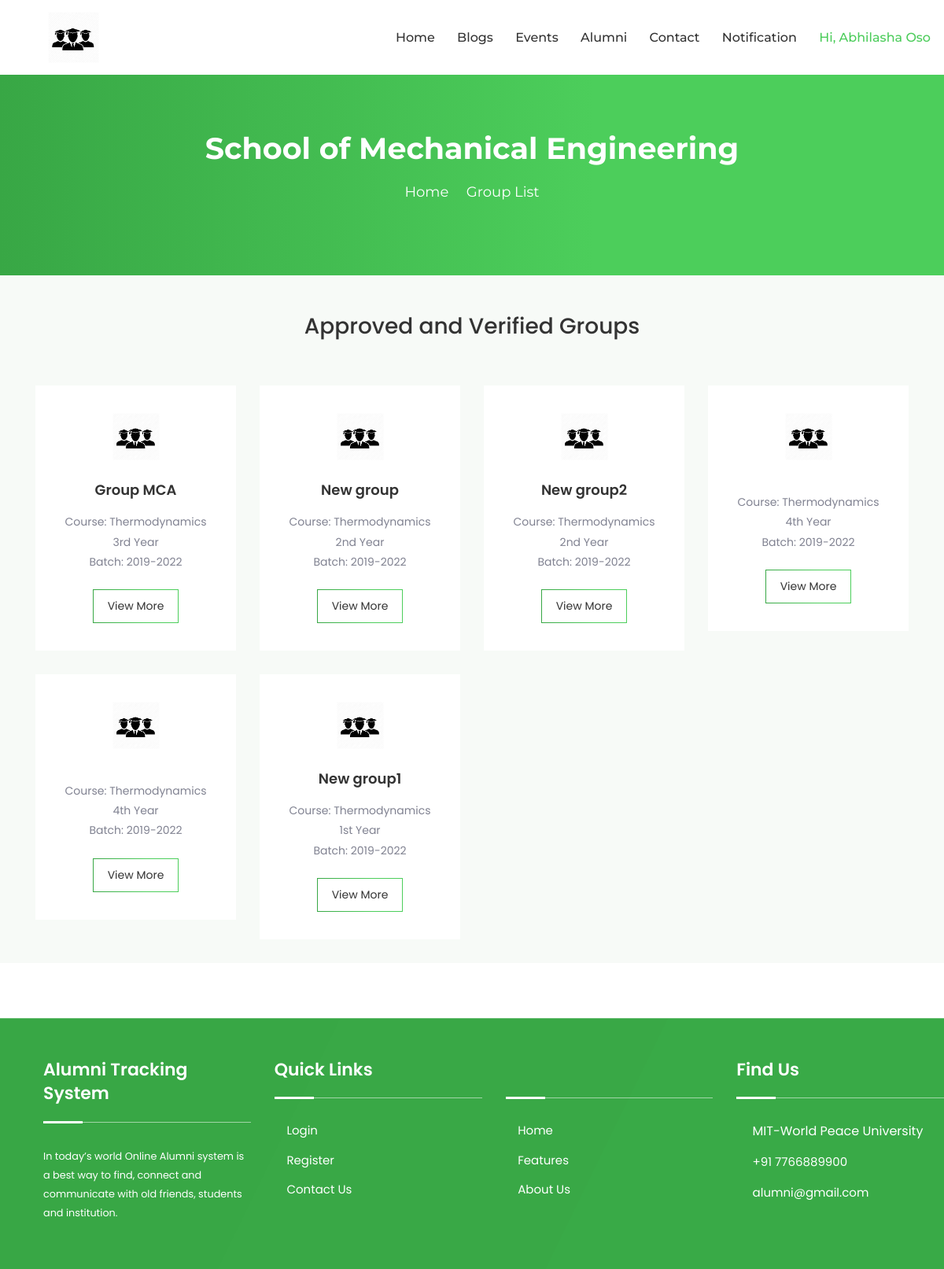
Page /group_list.php (signed in) on the committed database.
### tables this page shows
CREATE TABLE `tbldepartment` (
  `Deptid` int(11) NOT NULL,
  `DeptName` varchar(100) NOT NULL
);

CREATE TABLE `tblstudentgroup` (
  `Sgid` int(11) NOT NULL,
  `Sgname` varchar(100) NOT NULL,
  `Courseid` int(11) NOT NULL,
  `Deptid` int(11) NOT NULL,
  `Sgyear` tinyint(4) NOT NULL,
  `Uid` int(11) NOT NULL,
  `IsAccepted` tinyint(4) NOT NULL,
  `IsActive` tinyint(4) NOT NULL
);

CREATE TABLE `tblcourse` (
  `Courseid` int(11) NOT NULL,
  `CourseName` varchar(100) NOT NULL,
  `Deptid` int(11) NOT NULL
);

CREATE TABLE `tblregister` (
  `Uid` int(11) NOT NULL,
  `PrnEmpno` int(11) NOT NULL,
  `Fname` varchar(100) NOT NULL,
  `Lname` varchar(100) NOT NULL,
  `Email` varchar(100) NOT NULL,
  `Password` varchar(100) NOT NULL,
  `Gender` varchar(100) NOT NULL,
  `Dob` date NOT NULL,
  `Phone` bigint(20) NOT NULL,
  `Usertype` varchar(100) NOT NULL,
  `JoinYear` year(4) NOT NULL,
  `PassYear` year(4) NOT NULL,
  `Cousreid` int(11) DEFAULT NULL,
  `Deptid` int(11) DEFAULT NULL,
  `Desigid` int(11) DEFAULT NULL,
  `About` text DEFAULT NULL,
  `IsActive` tinyint(7) NOT NULL,
  `ProfilePic` varchar(100) DEFAULT NULL
);

### group_list.php (the view, shortened to what this page needs)
<?php
    include_once("DbConnection.php");
?>
<!DOCTYPE html>
<html lang="zxx">
    <head>
    <?php include_once('cssLinks.php');?>
    </head>
    <body>
        <?php
            if($_SESSION['Type']=="Student")
            {
                include_once('headerStudent.php');
            }
        ?>
        <div class="page-title-area" style= "height:350px;">
            <div class="d-table">
                <div class="d-table-cell">
                    <div class="container">
                        <div class="page-title-text">
                            <?php
                                $seldept="SELECT * FROM tblregister WHERE Uid='".$_SESSION['UserID']."' ";
                                $result_dept=mysqli_query($con,$seldept) or die(mysqli_error($con));
                                $rowdept=mysqli_fetch_array($result_dept);
                                if(mysqli_num_rows($result_dept)==1)
                                {
                                    $seldeptname="SELECT * FROM tbldepartment WHERE Deptid='".$rowdept['Deptid']."' ";
                                    $result=mysqli_query($con,$seldeptname) or die(mysqli_error($con));
                                    $row=mysqli_fetch_array($result);
                                    if(mysqli_num_rows($result)>0)
                                    {
                            ?>
                                        <h2><?php echo $row['DeptName'];?></h2>
                            <?php
                                    }
                                }
                            ?>
                            <ul>
                                <li>
                                    <a href="homepage.php">Home</a>
                                </li>
                                <li>
                                    <i class="icofont-simple-right"></i>
                                </li>
                                <li>Group List</li>
                            </ul>
                        </div>
                    </div>
                </div>
            </div>
        </div>
        <section class="companies-area companies-area-two pt-100" style="padding-bottom:0px; padding-top: 45px;">
            <div class="subscribe-item">
                <center><h3>Approved and Verified Groups</h3></center>
            </div>
            <br><br>
            <div class="container">
                <div class="row">
                    <?php
                        $groupdata="SELECT * FROM tblstudentgroup WHERE Deptid='".$rowdept['Deptid']."' ";
                        $result_groupdata=mysqli_query($con,$groupdata) or die(mysqli_error($con));
                        while($rowgroupdata=mysqli_fetch_array($result_groupdata))
                        {
                            $selcoursename="SELECT * FROM tblcourse WHERE Courseid='".$rowgroupdata['Courseid']."' ";
                            $resultcourse=mysqli_query($con,$selcoursename) or die(mysqli_error($con));
                            $rowcourse=mysqli_fetch_array($resultcourse);
                            if(mysqli_num_rows($resultcourse)>0)
                            {
                    ?>
                                <div class="col-sm-6 col-lg-3">
                                    <div class="companies-item wow fadeInUp">
                                        <img src="assets/logo.png" alt="Group">
                                        <h3><a href="#"><?php echo $rowgroupdata['Sgname']; ?></a></h3>
                                        <p>
                                            Course: <?php echo $rowcourse['CourseName']; ?><br>
                                            <?php
                                                if($rowgroupdata['Sgyear']==1)
                                                {
                                                    echo "1st Year";
                                                }
                                                elseif ($rowgroupdata['Sgyear']==2)
                                                {
                                                    echo "2nd Year";
                                                }
                                                elseif ($rowgroupdata['Sgyear']==3)
                                                {
                                                    echo "3rd Year";
                                                }
                                                else
                                                {
                                                    echo "4th Year";
                                                }
                                                $selbatch="SELECT * FROM tblregister WHERE Uid='".$rowgroupdata['Uid']."' ";
                                                $resultbatch=mysqli_query($con,$selbatch) or die(mysqli_error($con));
                                                $rowbatch=mysqli_fetch_array($resultbatch);
                                                if(mysqli_num_rows($resultbatch)>0)
                                                {
                                            ?>
                                                   <br>
                                                   Batch:
                                            <?php
                                                    echo $rowbatch['JoinYear']."-".$rowbatch['PassYear'];
                                                }
                                            ?>
                                        </p>
                                        <a class="companies-btn" href="group_details.php?groupid=<?php echo $rowgroupdata['Sgid']; ?>">View More</a>
                                    </div>
                                </div>
                    <?php
                            }
                        }
                    ?>
                </div>
            </div>
        </section>
        <?php include_once('footer.php');?>
    </body>
</html>

### assets/css/meanmenu.css (style rules this page uses)
body { font-family: "Oswald", sans-serif; padding: 0; margin: 0; font-size: 15px; background-color: #f1f1f1; }

### rows in the picture
tbldepartment: DeptName "School of Mechanical Engineering"
tblstudentgroup: Sgname "Group MCA", Courseid.CourseName "Thermodynamics", Sgyear "3rd Year", Uid.JoinYear "2019", Uid.PassYear "2022"
tblstudentgroup: Sgname "New group", Courseid.CourseName "Thermodynamics", Sgyear "2nd Year", Uid.JoinYear "2019", Uid.PassYear "2022"
tblstudentgroup: Sgname "New group2", Courseid.CourseName "Thermodynamics", Sgyear "2nd Year", Uid.JoinYear "2019", Uid.PassYear "2022"
tblstudentgroup: Courseid.CourseName "Thermodynamics", Sgyear "4th Year", Uid.JoinYear "2019", Uid.PassYear "2022"
tblstudentgroup: Courseid.CourseName "Thermodynamics", Sgyear "4th Year", Uid.JoinYear "2019", Uid.PassYear "2022"
tblstudentgroup: Sgname "New group1", Courseid.CourseName "Thermodynamics", Sgyear "1st Year", Uid.JoinYear "2019", Uid.PassYear "2022"

### other values in the picture
$_SESSION['Firstname'] "Abhilasha"
$_SESSION['Lastname'] "Oso"
